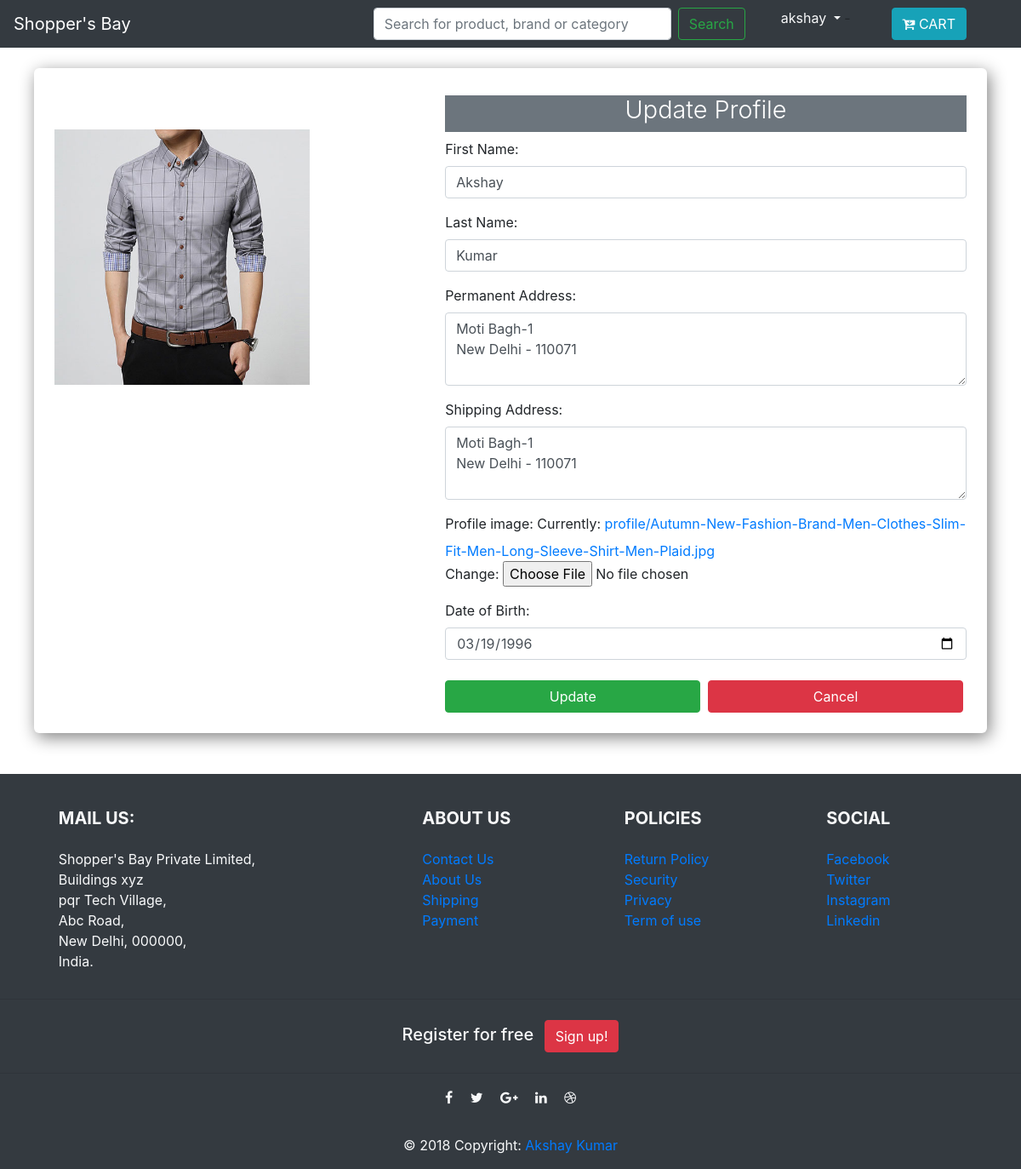
The page /user/profile/1 (signed in) on the database its author committed.
### user/models.py (models this page shows, shortened)
class UserProfile(models.Model):
    first_name = models.CharField(max_length=12, default='First Name')
    last_name = models.CharField(max_length=12, default='Last Name')
    permanent_address = models.TextField(default='Permanent Address')
    shipping_address = models.TextField(default='Shipping Address')
    profile_image = models.ImageField(
        default='default.png', upload_to='profile')
    bio = models.TextField(default='Your Bio')
    joined = models.DateTimeField(auto_now_add=True)
    dob = models.DateField(default='1990-01-01')
    profile_status = models.CharField(max_length=20, verbose_name='Activate')
    user = models.OneToOneField(Customer, on_delete=models.CASCADE)

### user/views.py (the view)
# urls.py: path('profile/<int:id>', views.user_profile, name='profile'),
def user_profile(request, id):
    myuser = Customer.objects.get(username=request.session['username'])
    user = UserProfile.objects.get(pk=id)
    form = UserProfileForm(request.POST or None, instance=user)
    print(user.first_name)
    if request.method == "POST":
        if form.is_valid():
            form.save()
    context = {
        'form': form,
        'user1': user,
        'user': myuser,
        'profile': request.session.get('username'),
    }
    return render(request, 'user/profile.htm', context)

### user/templates/user/profile.htm (shortened to what this page needs)
{% extends 'base.htm' %}
{% block content %}
{% include 'header_nav.htm' %}
<div class="container mt-4 mb-5 bg-white p-4 pb-3 overflow-hidden"
    style="width: 70em; margin-top: 6em; box-shadow: 3px 5px 20px grey; border-radius: 6px;">
    <div class="row">
        <div class="profile-photo-update col-lg-5 mt-5 col-md-6">
            <img src="{{user1.profile_image.url}}" alt="profile photo" width="300px">
        </div>
        <div class="profile-form col-lg-7 col-md-6">
            <div style="width: 100%; height: 1.5em; vertical-align: center; font-size: 1.8em; "
                class="bg-secondary text-white mt-2 mb-2 text-center display-4 ">
                Update Profile
            </div>
            <form method="POST">
                {{form.as_p}}
                <button type="submit" class="btn btn-success mt-2" style="width: 49%;">Update</button>
                <a href="{% url 'products-page' %}" class="btn btn-danger mt-2 ml-1" style="width: 49%;">Cancel</a>
            </form>
        </div>
    </div>
</div>
{% include 'footer.htm' %}
{% endblock %}

### rows shown on the page
UserProfile: profile_image (picture), first_name "Akshay", last_name "Kumar", permanent_address "Moti Bagh-1 New Delhi - 110071", shipping_address "Moti Bagh-1 New Delhi - 110071", dob "03/19/1996"

### other values the page prints
{{ profile }} "akshay"
